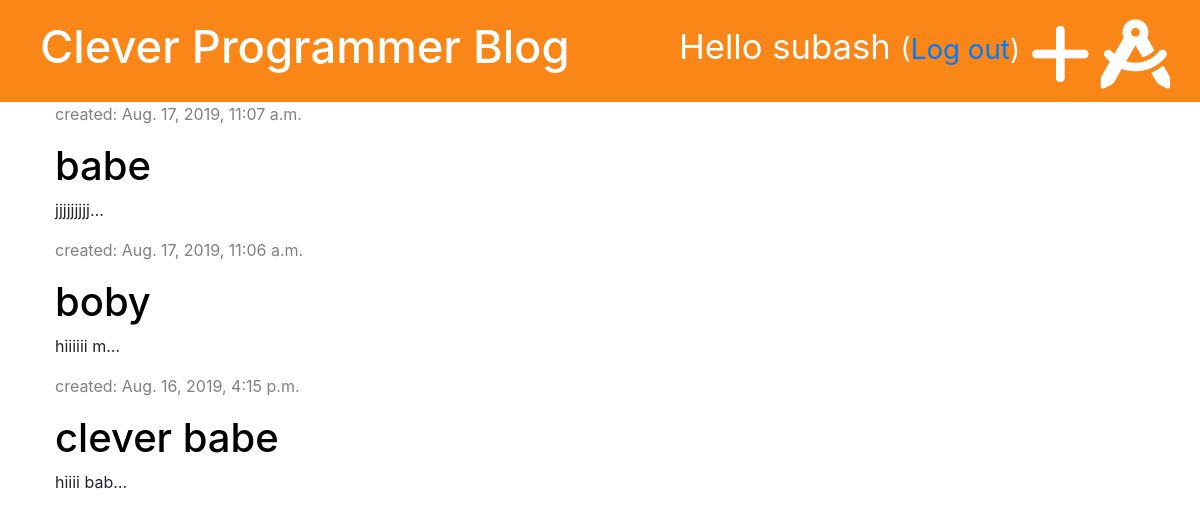
The page /draft/ (signed in) on the database as committed earlier.
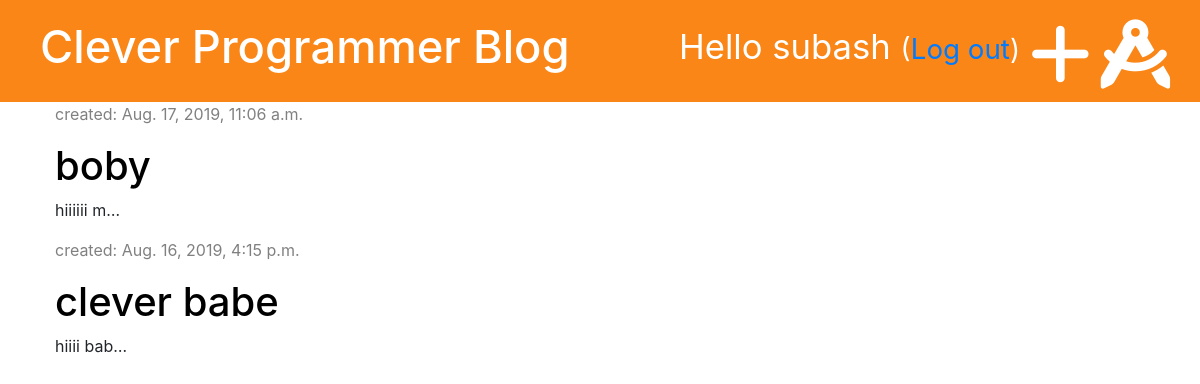
The same page on the database as committed later.
### bloge/models.py (models this page shows, shortened)
class Post(models.Model):
    author = models.ForeignKey("auth.User", on_delete=models.CASCADE)
    title = models.CharField(max_length=200)
    text = models.TextField()
    created_date = models.DateTimeField(default=timezone.now)
    published_date = models.DateTimeField(blank=True, null=True)

### bloge/views.py (the view)
# urls.py: path('draft/', views.post_draft, name='post_draft'),
@login_required
def post_draft(request):
    posts= Post.objects.filter(published_date__isnull=True).order_by('-created_date')
    stuff_for_frontend = {'posts': posts}
    return render(request, 'bloge/post_draft.html', stuff_for_frontend)

### bloge/templates/bloge/post_draft.html (shortened to what this page needs)
{% extends 'bloge/base.html' %}
{% block content %}
  {% for post in posts %}
    <div class="post">
      <p class="date">created: {{ post.created_date }}</p>
      <h1><a href="{% url 'post_detail' pk=post.pk %}">{{ post.title }}</a></h1>
      <p>{{ post.text|truncatechars:10 }}</p>
    </div>
  {% endfor %}
{% endblock %}

Rows that differ between the two databases and show on the page:
no longer on this page (row edited): Post: created_date "Aug. 17, 2019, 11:07 a.m.", title "babe", text "jjjjjjjjj…"
